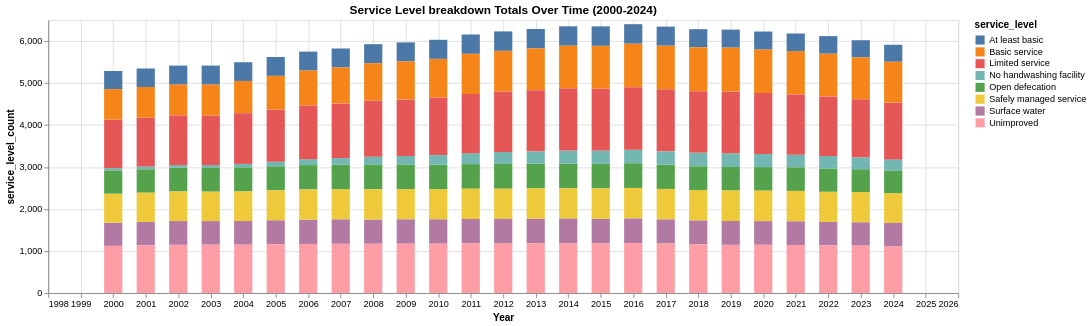

Notebook code for this chart:
### Code cell
alt.Chart(df_agg_result_service_level).mark_bar(size=20).encode(
    x=alt.X('year', axis=alt.Axis(title='Year', format='d')),
    y='service_level_count',
    color='service_level',

).properties(
    width=1000,
    title='Service Level breakdown Totals Over Time (2000-2024)'
)

### Figure 1 — Vega-Lite specification as saved in the notebook (floating-point values rounded to 4 significant figures; data arrays with more than 128 entries replaced by an {"elided": "..."} marker saying what was removed)
{"config": {"view": {"continuousWidth": 300, "continuousHeight": 300}}, "data": {"name": "data-de568b502433249b4c319d585cca4b20"}, "mark": {"type": "bar", "size": 20}, "encoding": {"color": {"field": "service_level", "type": "nominal"}, "x": {"axis": {"format": "d", "title": "Year"}, "field": "year", "type": "quantitative"}, "y": {"field": "service_level_count", "type": "quantitative"}}, "title": "Service Level breakdown Totals Over Time (2000-2024)", "width": 1000, "$schema": "https://vega.github.io/schema/vega-lite/v5.20.1.json", "datasets": {"data-de568b502433249b4c319d585cca4b20": {"elided": "200 records"}}}
